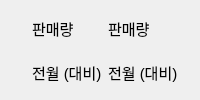
     <widget class="QWidget" name="page_9">
      <layout class="QHBoxLayout" name="horizontalLayout_5" stretch="1,1,5">
       <property name="leftMargin">
        <number>9</number>
       </property>
       <property name="topMargin">
        <number>9</number>
       </property>
       <property name="rightMargin">
        <number>9</number>
       </property>
       <property name="bottomMargin">
        <number>9</number>
       </property>
       <item>
        <widget class="QLabel" name="label_10">
         <property name="styleSheet">
          <string notr="true">border-image: url(:/resources/kia.png);</string>
         </property>
         <property name="text">
          <string/>
         </property>
        </widget>
       </item>
       <item>
        <layout class="QVBoxLayout" name="verticalLayout_8">
         <property name="topMargin">
          <number>0</number>
         </property>
         <property name="bottomMargin">
          <number>0</number>
         </property>
         <item>
          <widget class="QLabel" name="ds_3">
           <property name="font">
            <font>
             <pointsize>11</pointsize>
            </font>
           </property>
           <property name="text">
            <string>판매량</string>
           </property>
          </widget>
         </item>
         <item>
          <widget class="QLabel" name="label_9">
           <property name="font">
            <font>
             <pointsize>11</pointsize>
            </font>
           </property>
           <property name="text">
            <string>전월 (대비)</string>
           </property>
          </widget>
         </item>
        </layout>
       </item>
       <item>
        <layout class="QVBoxLayout" name="verticalLayout_9">
         <property name="topMargin">
          <number>0</number>
         </property>
         <property name="bottomMargin">
          <number>0</number>
         </property>
         <item>
          <widget class="QLabel" name="kiaSales">
           <property name="font">
            <font>
             <pointsize>11</pointsize>
            </font>
           </property>
           <property name="text">
            <string>판매량</string>
           </property>
          </widget>
         </item>
         <item>
          <widget class="QLabel" name="kiaOnMonth">
           <property name="font">
            <font>
             <pointsize>11</pointsize>
            </font>
           </property>
           <property name="text">
            <string>전월 (대비)</string>
           </property>
          </widget>
         </item>
        </layout>
       </item>
      </layout>
     </widget>
